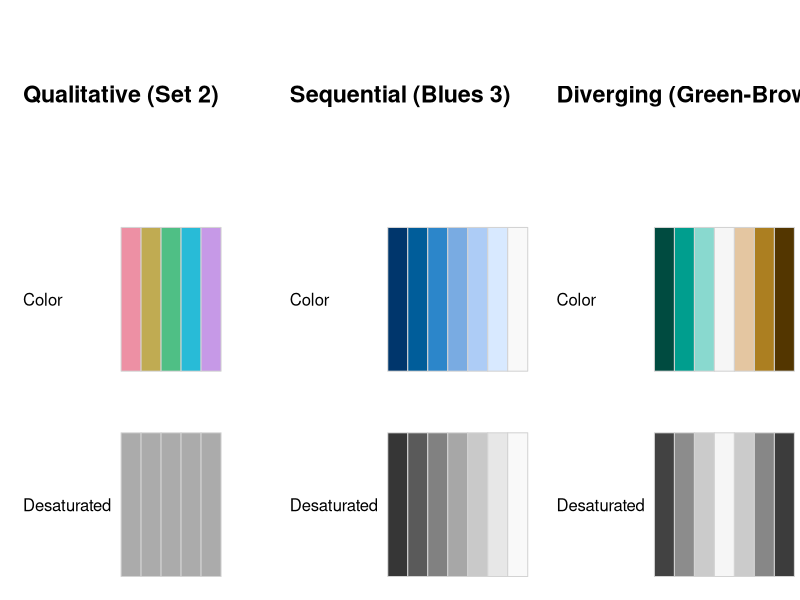
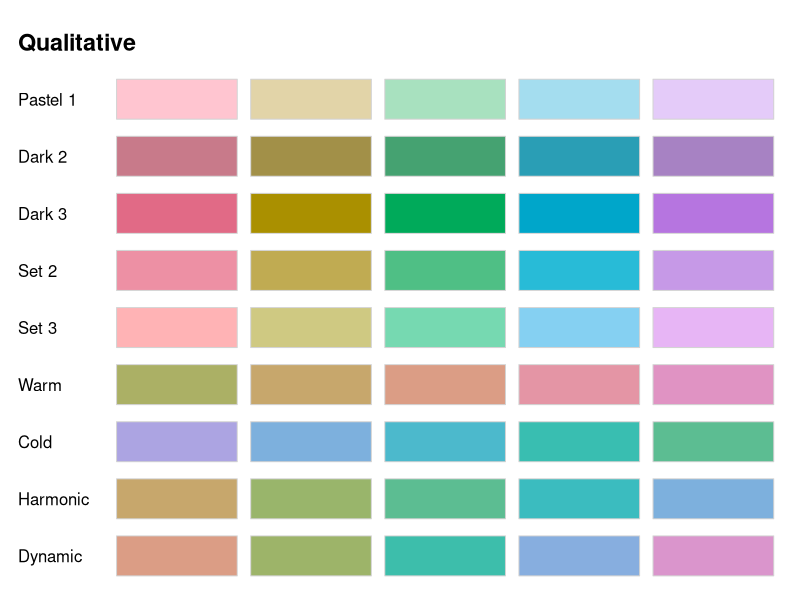
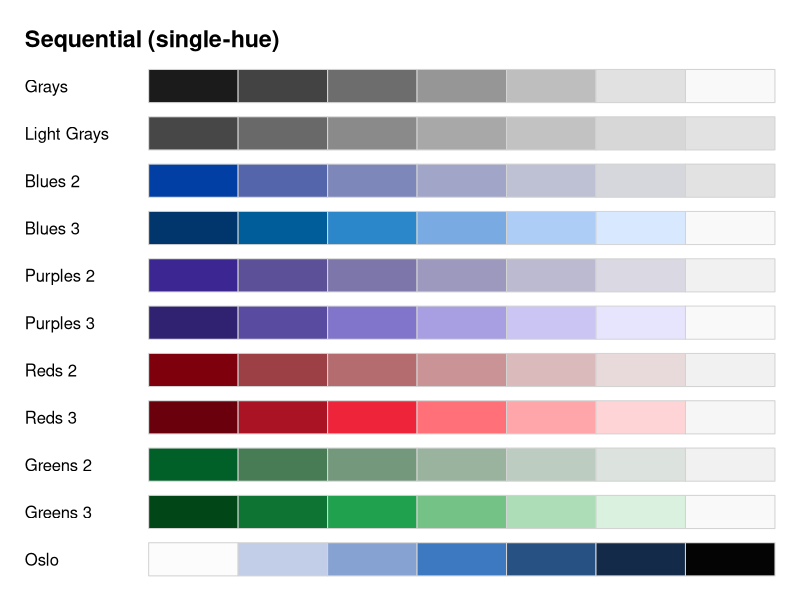
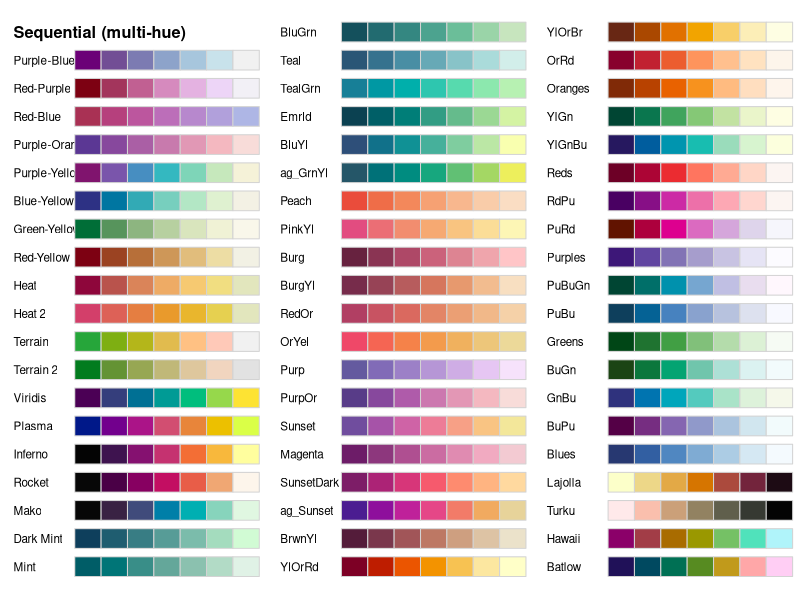
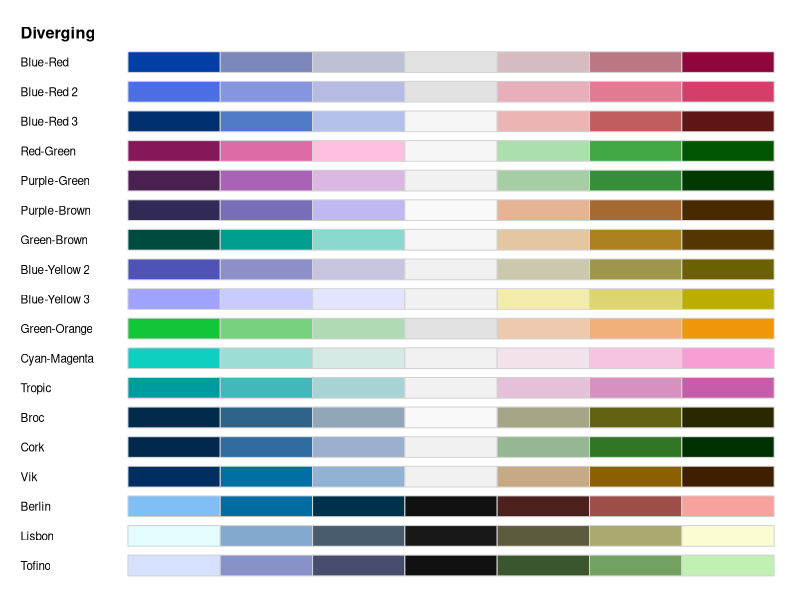
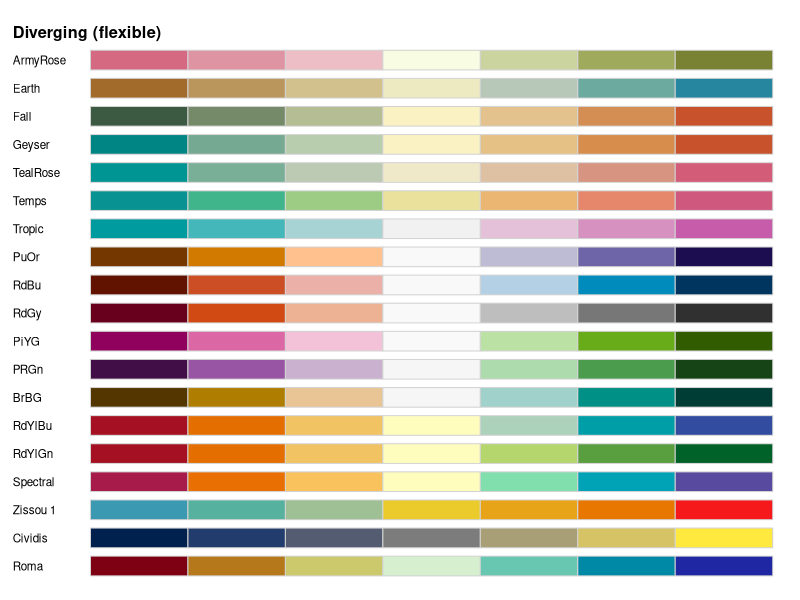
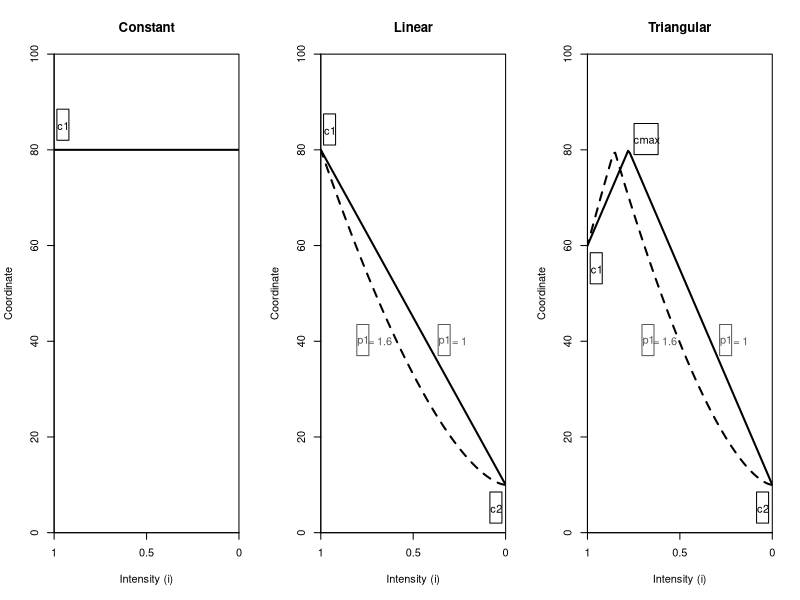

Here is the R script that generated these plots, in order:
## ---- chunk 1
library("colorspace")
## ---- chunk 2
swatchplot(
  "Qualitative (Set 2)"     = rbind("Color" = qualitative_hcl(5, "Set 2"),     "Desaturated" = desaturate(qualitative_hcl(5, "Set 2"))),
  "Sequential (Blues 3)"    = rbind("Color" = sequential_hcl(7, "Blues 3"),    "Desaturated" = desaturate(sequential_hcl(7, "Blues 3"))),
  "Diverging (Green-Brown)" = rbind("Color" = diverging_hcl(7, "Green-Brown"), "Desaturated" = desaturate(diverging_hcl(7, "Green-Brown"))),
  nrow = 3, line = 7)
## ---- chunk 3
hcl_palettes()
## ---- chunk 4
hcl_palettes(palette = "set2")
## ---- chunk 5
qualitative_hcl(4, h = c(0, 270), c = 60, l = 70)
qualitative_hcl(4, h1 = 0, h2 = 270, c1 = 60, l1 = 70)
qualitative_hcl(4, palette = "set2")
qualitative_hcl(4, palette = "set2", l = 80)
## ---- chunk 6
hcl_palettes("qualitative", plot = TRUE)
## ---- chunk 7
hcl_palettes("sequential (single-hue)", n = 7, plot = TRUE)
## ---- chunk 8
hcl_palettes("sequential (multi-hue)", n = 7, plot = TRUE)
## ---- chunk 9
hcl_palettes("diverging", n = 7, plot = TRUE)
## ---- chunk 10
svg(file = "screenshots/hcl-trajectories.svg", width = 11.5, height = 4.0)
## pal <- qualitative_hcl(5, h1 = 70, "Set 2")
## 
## par(oma = c(2, 5, 2, 3))
## layout(rbind(1, 2), heights = c(2, 10))
## par(xaxt = "n", yaxt = "n", mar = c(0.2, 3, 0.2, 0), cex = 1)
## image(matrix(seq_along(pal), ncol = 1L), col = pal)
## par(yaxt = "s")
## specplot(pal, type = "o", palette = FALSE, oma = FALSE, mar = c(0.2, 3, 0.2, 0))

## constant:   c1
## linear:     c2 - (c2 - c1) * i^p1
## triangular: i^p1 <= cmax_at
##                      c2 - (c2 - cmax) * (i^p1)/cmaxat,
##                      cmax - (cmax - c1) * ((i^p1 - cmaxat)/(1 - cmaxat))
## cmax_at = 1/(1 + abs(cmax - c1) / abs(cmax - c2))

mylab <- function(x, y, text, ratio = 1, col = "black", ...) {
  rect(x - 0.035/ratio, y - 3, x + 0.03/ratio, y + 3.5, border = col, ...)
  text(x, y, text, col = col, ...)
}

par(mfrow = c(1, 3))
i <- 0:100/100
c1 <- 80
plot(i, rep(c1, length(i)), xlim = c(0, 1), ylim = c(0, 100),
  xlab = "Intensity (i)", ylab = "Coordinate", main = "Constant",
  xaxs = "i", yaxs = "i", type = "l", lwd = 2, axes = FALSE)
axis(1, at = c(0, 0.5, 1), labels = c("1", "0.5", "0"))
axis(2)
box()
mylab(0.05, c1 + 5, "c1")

c2 <- 10
plot(1 - i, c2 - (c2 - c1) * i, xlim = c(0, 1), ylim = c(0, 100),
  xlab = "Intensity (i)", ylab = "Coordinate", main = "Linear",
  xaxs = "i", yaxs = "i", type = "l", lwd = 2, axes = FALSE)
axis(1, at = c(0, 0.5, 1), labels = c("1", "0.5", "0"))
axis(2)
box()
lines(1 - i, c2 - (c2 - c1) * i^1.6, lty = 2, lwd = 2)
mylab(0.05, c1 + 4, "c1")
mylab(0.95, c2 - 5, "c2")
mylab(0.67, 40, "p1", col = gray(0.35))
text(0.75, 40, "= 1", col = gray(0.35))
mylab(0.23, 40, "p1", col = gray(0.35))
text(0.32, 40, "= 1.6", col = gray(0.35))

c1 <- 60
cmax <- 80
c2 <- 10
maxat <- 1/(1 + abs(cmax - c1) / abs(cmax - c2))
p1 <- 1
ci1 <- ifelse(i^p1 <= maxat, c2 - (c2 - cmax) * (i^p1)/maxat, cmax - (cmax - c1) * ((i^p1 - maxat)/(1 - maxat)))
p2 <- 1.6
ci2 <- ifelse(i^p2 <= maxat, c2 - (c2 - cmax) * (i^p2)/maxat, cmax - (cmax - c1) * ((i^p2 - maxat)/(1 - maxat)))

plot(1 - i, ci1, xlim = c(0, 1), ylim = c(0, 100),
  xlab = "Intensity (i)", ylab = "Coordinate", main = "Triangular",
  xaxs = "i", yaxs = "i", type = "l", lwd = 2, axes = FALSE)
axis(1, at = c(0, 0.5, 1), labels = c("1", "0.5", "0"))
axis(2)
box()
lines(1 - i, ci2, lwd = 2, lty = 2)
mylab(0.05, c1 - 5, "c1")
mylab(1 - maxat + 0.1, cmax + 2, "cmax", ratio = 0.5)
mylab(0.95, c2 - 5, "c2")
mylab(0.75, 40, "p1", col = gray(0.35))
text(0.83, 40, "= 1", col = gray(0.35))
mylab(0.33, 40, "p1", col = gray(0.35))
text(0.42, 40, "= 1.6", col = gray(0.35))
dev.off()
## ---- chunk 11
qualitative_hcl(3, palette = "set2", l = 80, register = "myset")
## ---- chunk 12
hcl_palettes("Qualitative")
## ---- chunk 13
qualitative_hcl(4, palette = "myset")
## ---- chunk 14
divergingx_palettes(n = 7, plot = TRUE)
